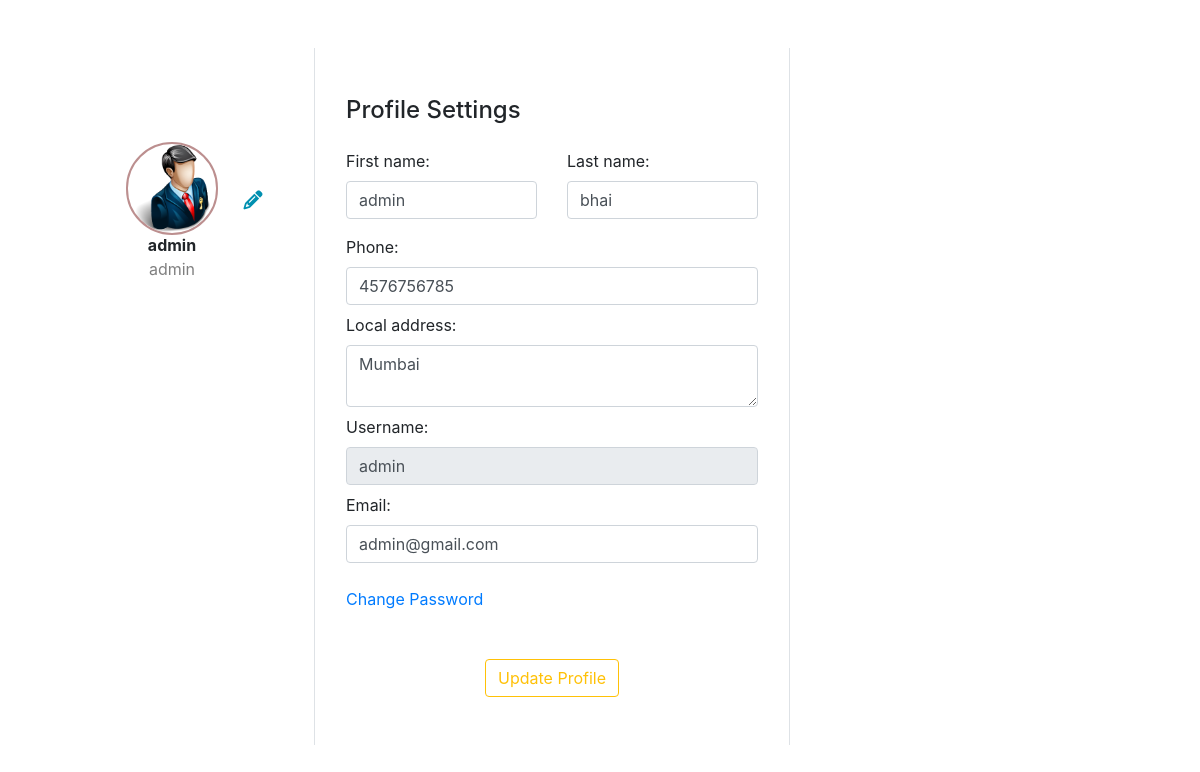
Page /users/edit/ (signed in) on the committed database.
### users/models.py (models this page shows)
class SchoolUser(AbstractUser):
    USER_CHOICE = [(USER_CHOICE_VALUE_TEACHER, 'Teacher'),
                   (USER_CHOICE_VALUE_STUDENT, 'Student'),
                   ]
    birthdate = models.DateField(null=True, blank=True)
    phone = models.IntegerField(null=True, blank=True)
    standard = models.IntegerField(null=True, blank=True)
    subject = models.CharField(max_length=30, blank=True)
    email = models.EmailField(unique=True)
    local_address = models.TextField(max_length=200, blank=True)
    permanent_address = models.TextField(max_length=200, blank=True)
    user_type = models.CharField(max_length=10, choices=USER_CHOICE)
    terms_conditions = models.BooleanField(default=False)
    user_icon = models.ImageField(upload_to='images/profile-icon', blank=True,
                                  default='images/no-profile-icon/default.png')
    REQUIRED_FIELDS = ['local_address', 'email']

### users/views.py (the view)
# urls.py: path('edit/', views.user_profile_edit, name='user_profile_edit'),
def user_profile_edit(request):
    if request.user.is_authenticated:
        if request.method == "POST":
            user_edit_form = SchoolUserEditForm(request.POST, request.FILES, instance=request.user)
            if user_edit_form.is_valid():
                user_edit_form.save()
                messages.success(request, message='profile Updated successfully..')
        else:
            user_edit_form = SchoolUserEditForm(instance=request.user)
    else:
        return HttpResponseRedirect(reverse('users_login'))
    return render(request, "users/user_profile_edit.html", {'user_edit_fm': user_edit_form})

### users/forms.py (shortened to what this page needs)
class SchoolUserEditForm(SchoolUserModelForm):
    class Meta:
        model = SchoolUser
        fields = ['first_name', 'last_name', 'username', 'user_icon', 'email', 'phone', 'local_address', ]
        widgets = {
            'first_name': forms.TextInput(attrs={'class': 'form-control'}),
            'last_name': forms.TextInput(attrs={'class': 'form-control'}),
            'username': forms.TextInput(attrs={'class': 'form-control', 'readonly': True}),
            'user_icon': forms.FileInput(attrs={'class': 'user-icon', }),
            'email': forms.EmailInput(attrs={'class': 'form-control'}),
            'phone': forms.NumberInput(attrs={'class': 'form-control'}),
            'local_address': forms.Textarea(attrs={'class': 'form-control', 'cols': 10, 'rows': 2}),
        }

### users/templates/users/user_profile_edit.html (shortened to what this page needs)
<!DOCTYPE html>
{% load static %}
<html lang="en">
<head>
    <link rel="stylesheet" href="{% static 'css/bootstrap.css' %}">
    <link rel="stylesheet" href="{% static 'users/css/users.css' %}">
</head>
<body>
<div class="container rounded bg-white mt-5 mb-5">
    <div class="row">
        <div class="col-md-3 border-right">
            <div class="d-flex flex-column align-items-center text-center p-3 py-5">
                {% if request.user.user_icon %}
                <img class="rounded-circle mt-5 pf-dp" src="{{ request.user.user_icon.url }}"/>
                {% else %}
                <img class="rounded-circle mt-5 pf-dp" src="" alt="No Profile Picture"/>
                {% endif %}
                <span class="font-weight-bold">{{request.user.first_name}}</span>
                <span class="text-black-50">{{request.user.username}} </span>
            </div>
        </div>
        <div class="col-md-5 border-right">
            <form class="p-3 py-5" enctype="multipart/form-data" method="post">
                <div class="col-md-6">
                    <label for="id_user_icon" class="user-icon-label"><i class='fas fa-pencil-alt'
                                                                         style='font-size:19px; color: #0190b0;'></i></label>
                </div>
                <div class="d-flex justify-content-between align-items-center mb-3"><h4 class="text-right">Profile
                    Settings</h4></div>
                <div class="row mt-2">
                    <div class="col-md-6">
                        {{ user_edit_fm.first_name.label_tag}}
                        {{ user_edit_fm.first_name }}
                    </div>
                    <div class="col-md-6">
                        {{ user_edit_fm.last_name.label_tag}}
                        {{ user_edit_fm.last_name }}
                    </div>
                </div>
                <div class="row mt-3">
                    <div class="col-md-12">
                        {{ user_edit_fm.phone.label_tag }}
                        {{ user_edit_fm.phone }}
                    </div>
                    <div class="col-md-12 mt-2">
                        {{ user_edit_fm.local_address.label_tag }}
                        {{ user_edit_fm.local_address }}
                    </div>
                    <div class="col-md-12 mt-2">
                        {{ user_edit_fm.username.label_tag }}
                        {{ user_edit_fm.username }}
                    </div>
                    <div class="col-md-12 mt-2">
                        {{ user_edit_fm.email.label_tag }}
                        {{ user_edit_fm.email }}
                    </div>
                    <div class="col-md-12 mt-4">
                        <a href="{% url 'user_change_pass' %}">Change Password</a>
                    </div>
                </div>
                <div class="mt-5 text-center">
                    <button class="btn btn-outline-warning profile-button" type="submit">Update Profile</button>
                </div>
            </form>
        </div>
    </div>
</div>
</body>
</html>

### users/static/users/css/users.css (style rules this page uses)
* { margin: 0; padding: 0; }
.pf-dp { width: 40%; outline: 2px solid rosybrown; }
.user-icon-label { position: absolute; right: 18.1rem; top: 5.8rem; cursor: alias; }

### rows in the picture
SchoolUser: user.user_icon (picture), user.first_name "admin", user.username "admin", first_name "admin", last_name "bhai", phone "4576756785", local_address "Mumbai", username "admin", email "admin@gmail.com"

### other values in the picture
{{ user_edit_fm.first_name.label_tag }} "First name:"
{{ user_edit_fm.last_name.label_tag }} "Last name:"
{{ user_edit_fm.phone.label_tag }} "Phone:"
{{ user_edit_fm.local_address.label_tag }} "Local address:"
{{ user_edit_fm.username.label_tag }} "Username:"
{{ user_edit_fm.email.label_tag }} "Email:"
